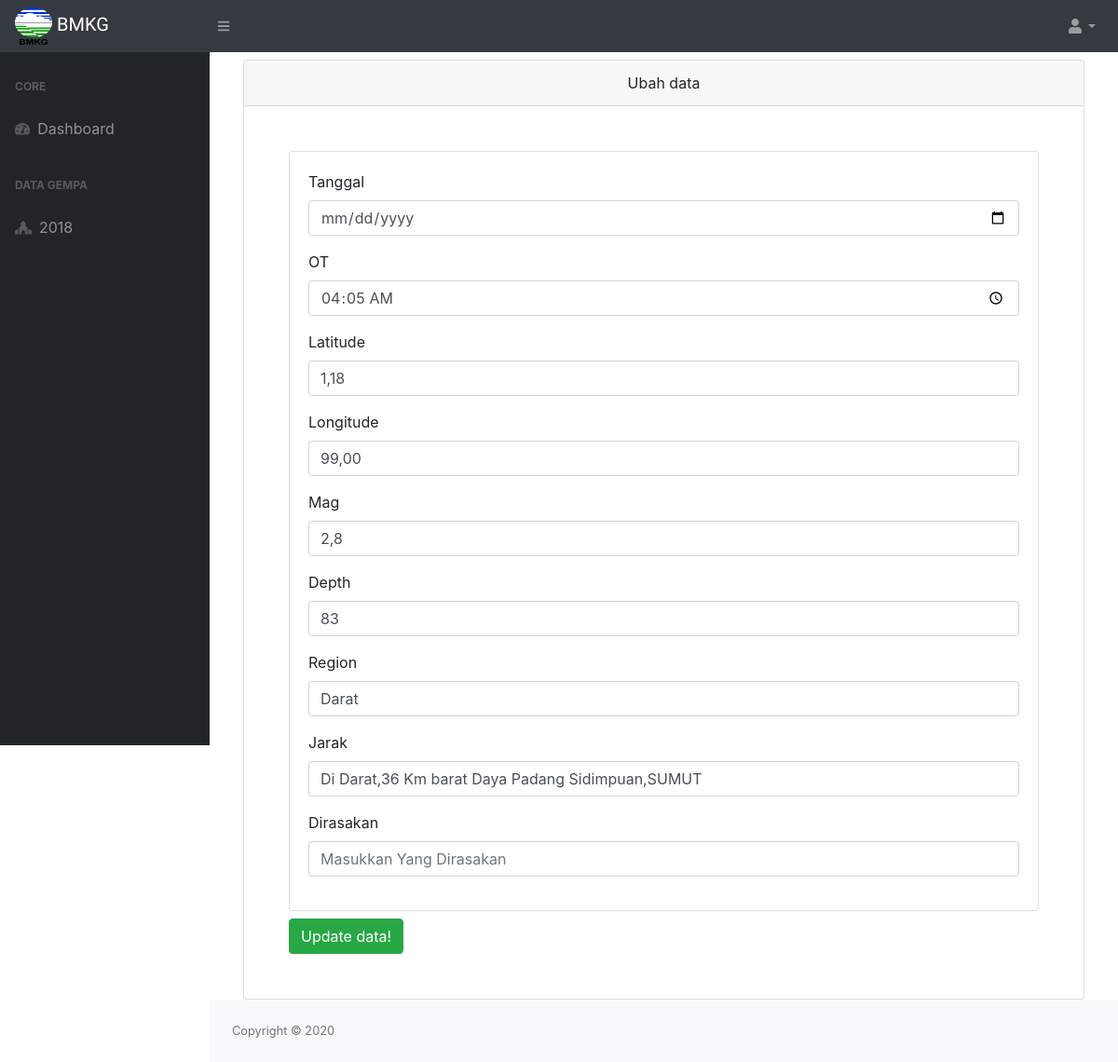
Screenshot of /ubah.php?no=14 (signed in) with the database file from the repository.
### tables this page shows
CREATE TABLE `data2018dst` (
  `no` int(11) NOT NULL,
  `date` varchar(128) NOT NULL,
  `OT(UTC)` time NOT NULL,
  `lat` varchar(128) NOT NULL,
  `long` varchar(128) NOT NULL,
  `mag` varchar(128) NOT NULL,
  `depth` varchar(128) NOT NULL,
  `region` varchar(128) NOT NULL,
  `jarak` varchar(128) NOT NULL,
  `dirasakan` varchar(128) NOT NULL
);

### functions.php (called while the page is built, shortened)
<?php
$conn = mysqli_connect("localhost", "root", "", "gempa");
function query($query)
{
  global $conn;
  $result = mysqli_query($conn, $query);
  $rows = [];
  while ($row = mysqli_fetch_assoc($result)) {
    $rows[] = $row;
  }
  return $rows;
}

### ubah.php (the view, shortened to what this page needs)
<?php
require 'functions.php';
?>
<!DOCTYPE html>
<html lang="en">
<head>
  <link href="https://cdn.datatables.net/1.10.20/css/dataTables.bootstrap4.min.css" rel="stylesheet" />
  <link href="dist/css/styles.css" rel="stylesheet" />
</head>
<body class="sb-nav-fixed">
  <?php
  $no= $_GET["no"];
  $dat = query("SELECT * FROM data2018dst WHERE no=$no")[0];
  ?>
  <nav class="sb-topnav navbar navbar-expand navbar-dark bg-dark">
    <a class="navbar-brand cursive" href="index.html"><img src="src/assets/img/bmkg.png" class="kecil"> BMKG</a><button class="btn btn-link btn-sm order-1 order-lg-0" id="sidebarToggle" href="#"><i class="fas fa-bars"></i></button>
    <ul class="navbar-nav ml-auto ml-md-0">
      <li class="nav-item dropdown">
        <a class="nav-link dropdown-toggle" id="userDropdown" href="#" role="button" data-toggle="dropdown" aria-haspopup="true" aria-expanded="false"><i class="fas fa-user fa-fw"></i></a>
      </li>
    </ul>
  </nav>
  <div id="layoutSidenav">
    <div id="layoutSidenav_nav">
      <nav class="sb-sidenav accordion sb-sidenav-dark" id="sidenavAccordion">
        <div class="sb-sidenav-menu">
          <div class="nav">
            <div class="sb-sidenav-menu-heading">Core</div>
            <a class="nav-link" href="index">
              <div class="sb-nav-link-icon"><i class="fas fa-tachometer-alt"></i></div>
              Dashboard
            </a>
            <div class="sb-sidenav-menu-heading">Data Gempa</div>
            <a class="nav-link" href="gempa">
              <div class="sb-nav-link-icon"><i class="fas fa-place-of-worship"></i></div>
              2018
            </a>
          </div>
        </div>
      </nav>
    </div>
    <div id="layoutSidenav_content">
      <main>
        <div class="container-fluid mt-2">
          <div class="col-md">
            <div class="card">
              <div class="card-header text-center">
                Ubah data
              </div>
              <div class="card-body p-5">
                <form action="" method="post" enctype="multipart/form-data">
                  <div class="card">
                    <div class="card-body">
                      <div class="form-group">
                        <label for="date">Tanggal</label>
                        <input type="date" class="form-control" id="date" value="<?= $dat['date']; ?>" name="date" placeholder="Masukkan Tanggal" required>
                      </div>
                        <div class="form-group">
                        <label for="OT(UTC)">OT</label>
                        <input type="time" class="form-control" id="OT(UTC)" value="<?= $dat['OT(UTC)']; ?>" name="OT(UTC)" placeholder="Masukkan OT" required>
                      </div>
                      <div class="form-group">
                        <label for="lat">Latitude</label>
                        <input type="text" class="form-control" id="lat" value="<?= $dat['lat']; ?>" name="lat" placeholder="Masukkan Latitude" required>
                      </div>
                      <div class="form-group">
                        <label for="long">Longitude</label>
                        <input type="text" class="form-control" id="long" value="<?= $dat['long']; ?>" name="long" placeholder="Masukkan Longitude" required>
                      </div>
                      <div class="form-group">
                        <label for="mag">Mag</label>
                        <input type="text" class="form-control" id="mag" value="<?= $dat['mag']; ?>" name="mag" placeholder="Masukkan Mag" required>
                      </div>
                      <div class="form-group">
                        <label for="depth">Depth</label>
                        <input type="text" class="form-control" id="depth" value="<?= $dat['depth']; ?>" name="depth" placeholder="Masukkan Depth" required>
                      </div>
                      <div class="form-group">
                        <label for="region">Region</label>
                        <input type="text" class="form-control" id="region" value="<?= $dat['region']; ?>" name="region" placeholder="Masukkan Region" required>
                      </div>
                      <div class="form-group">
                        <label for="jarak">Jarak</label>
                        <input type="text" class="form-control" value="<?= $dat['jarak']; ?>" id="keterangan" name="jarak" placeholder="Masukkan Jarak" required>
                      </div>
                      <div class="form-group">
                        <label for="dirasakan">Dirasakan</label>
                        <input type="text" class="form-control" value="<?= $dat['dirasakan']; ?>" id="dirasakan" name="dirasakan" placeholder="Masukkan Yang Dirasakan" required>
                      </div>
                    </div>
                  </div>
                  <div class="row mt-2">
                    <div class="col-md">
                      <button type="submit" name="submit" class="btn btn-success">Update data!</button>
                    </div>
                  </div>
                </form>
              </div>
            </div>
          </div>
        </div>
      </main>
      <footer class="py-4 bg-light mt-auto">
        <div class="container-fluid">
          <div class="d-flex align-items-center justify-content-between small">
            <div class="text-muted">Copyright &copy; <?= date('Y'); ?></div>
          </div>
        </div>
      </footer>
    </div>
  </div>
</body>
</html>

### ubah.php (style rules this page uses)
.cursive { font-family: 'Lemonada', cursive; }
.kecil { width: 40px; height: 40px; }

### rows the page displays
data2018dst: value "04:05:00", lat "1,18", long "99,00", mag "2,8", depth "83", region "Darat", jarak "Di Darat,36 Km barat Daya Padang Sidimpuan,SUMUT"
